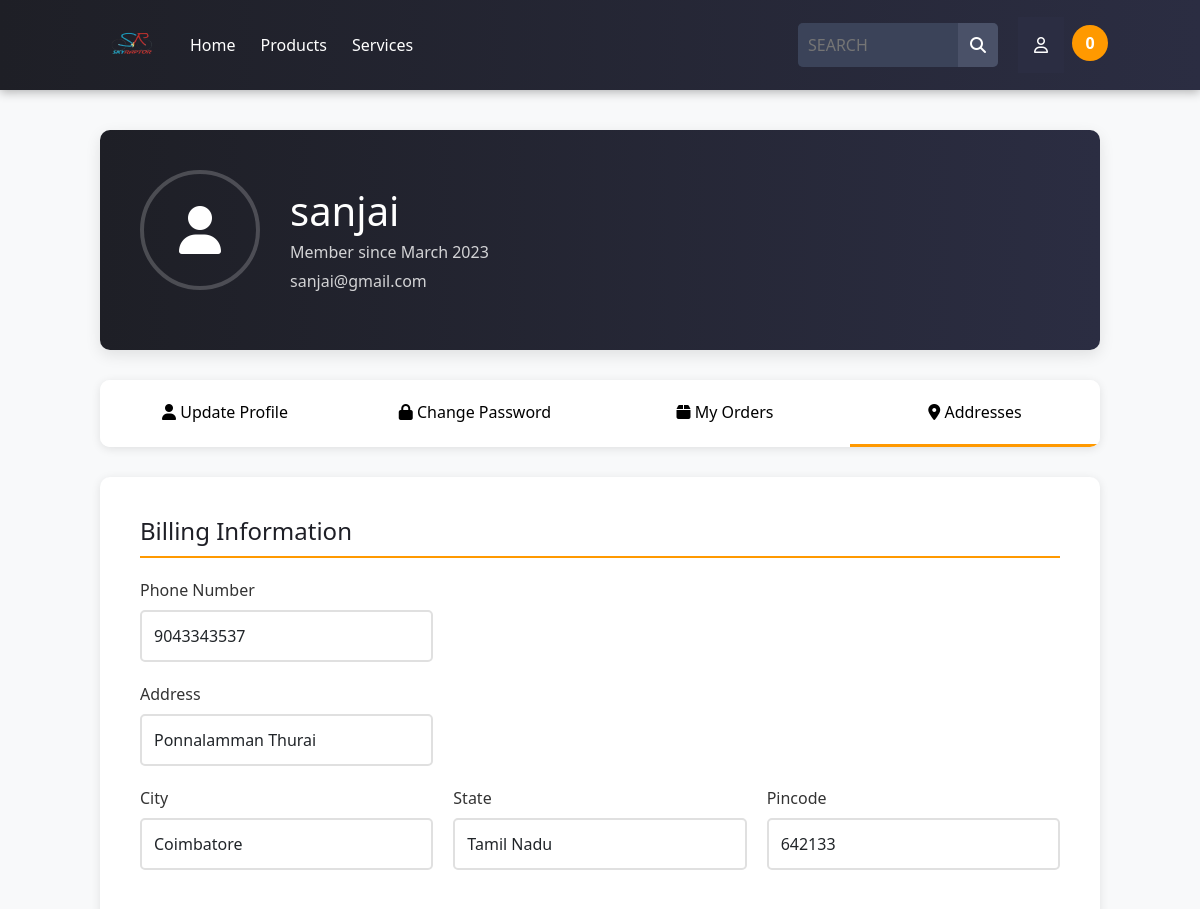
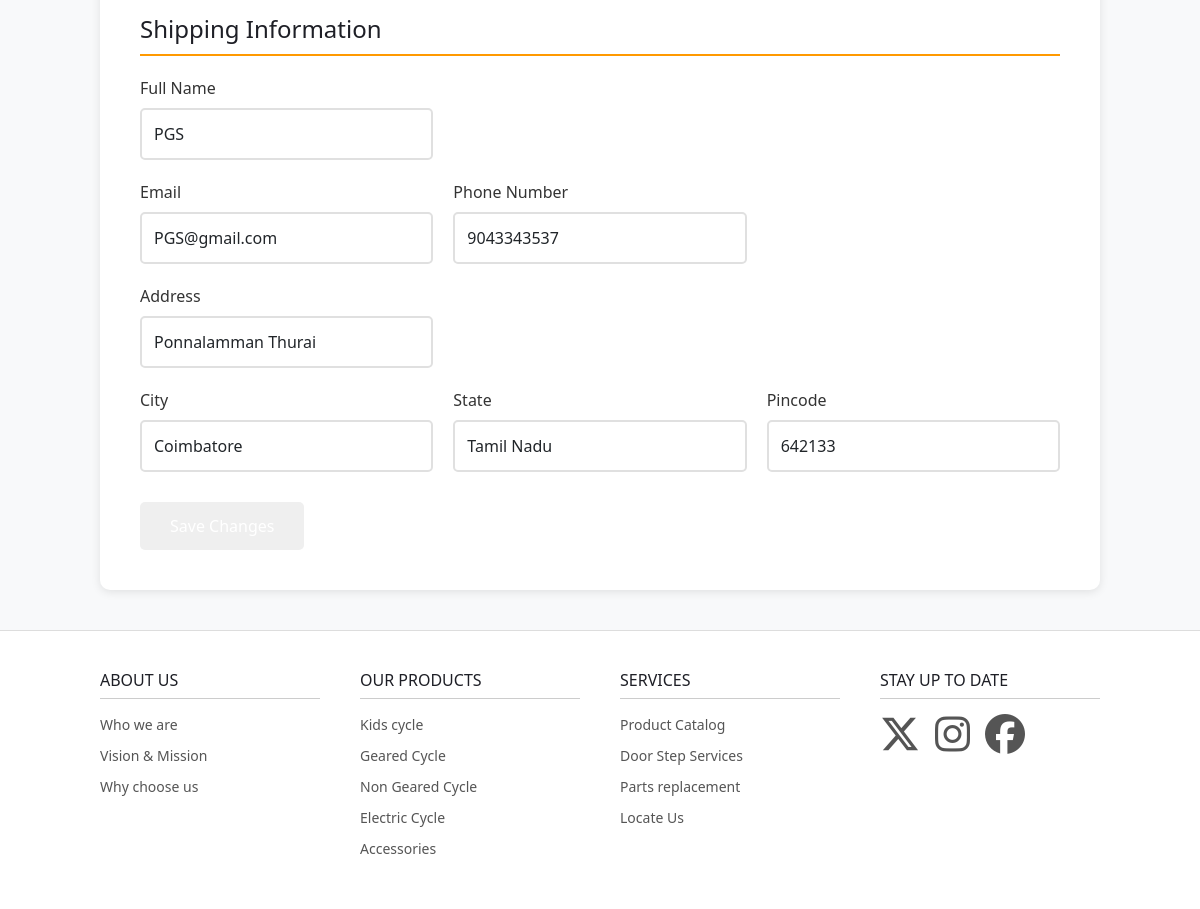
/update_info/ (signed in), run on the app's committed database (2 pictures, top to bottom).
### skyraptor/models.py (models this page shows, shortened)
class Profile(models.Model):
    user = models.OneToOneField(User, on_delete=models.CASCADE)
    date_modified = models.DateTimeField(user, auto_now=True)
    phone = models.CharField(max_length=13, blank=True, null=True)
    Address = models.CharField(max_length=200, blank=True, null=True)
    city = models.CharField(max_length=50, blank=True, null=True)
    state = models.CharField(max_length=50, blank=True, null=True)
    pin_code = models.CharField(max_length=6, blank=True, null=True)
    old_cart = models.CharField(max_length=1000, blank=True, null=True)

### payment/models.py (models this page shows, shortened)
class ShippingAddress(models.Model):
    user = models.ForeignKey(User, on_delete=models.CASCADE, null=True, blank=True)
    shipping_name = models.CharField(max_length=255)
    shipping_email = models.CharField(max_length=255)
    shipping_address = models.CharField(max_length=255)
    shipping_phone = models.CharField(max_length=13)
    shipping_city = models.CharField(max_length=100)
    shipping_state = models.CharField(max_length=100)
    shipping_pin_code = models.CharField(max_length=20)
    class Meta:
        verbose_name = 'Shipping Address'
        verbose_name_plural = 'Shipping Addresses'

### skyraptor/views.py (the view)
# urls.py: path('update_info/', views.update_info, name='update_info'),
def update_info(request):
    if request.user.is_authenticated:
        current_user = Profile.objects.get(user__id=request.user.id)
        shipping_user = ShippingAddress.objects.filter(user=request.user).first()
        if not shipping_user:
            shipping_user = ShippingAddress.objects.create(user=request.user)
        info_form = UserInfoForm(request.POST or None, instance=current_user)
        shipping_form = ShippingAddressForm(request.POST or None, instance=shipping_user)
        if info_form.is_valid() or shipping_form.is_valid():
            info_form.save()
            shipping_form.save()
            messages.success(request, 'Your Info has been updated successfully')
            return redirect('home')
        return render(request, 'html/update_info.html', {
            'info_form': info_form,
            'shipping_form': shipping_form
        })
    else:
        messages.success(request, 'You need to be logged in to update your profile')
        return redirect('home')

### skyraptor/froms.py
class UserInfoForm(forms.ModelForm):
    phone = forms.CharField(
        label="",
        widget=forms.TextInput(attrs={'class': 'form-control', 'placeholder': 'Phone Number'})
    )
    Address = forms.CharField(
        label="",
        widget=forms.TextInput(attrs={'class': 'form-control', 'placeholder': 'Address'})
    )
    city = forms.CharField(
        label="",
        widget=forms.TextInput(attrs={'class': 'form-control', 'placeholder': 'City'})
    )
    state = forms.CharField(
        label="",
        widget=forms.TextInput(attrs={'class': 'form-control', 'placeholder': 'State'})
    )
    pin_code = forms.CharField(
        label="",
        widget=forms.TextInput(attrs={'class': 'form-control', 'placeholder': 'Pin Code'})
    )
    class Meta:
        model = Profile
        fields = ('phone', 'Address', 'city', 'state', 'pin_code')

### cart/cart.py (called while the page is built)
    def __len__(self):
        return len(self.cart)

### cart/context_processors.py (called while the page is built)
def cart(request):
    return {'cart': Cart(request)}

### skyraptor/templates/html/update_info.html (shortened to what this page needs)
{% load static %}
<!DOCTYPE html>
<html lang="en">
<head>
    <link rel="stylesheet" href="{% static 'css/update_user.css' %}">
    <link href="https://cdn.jsdelivr.net/npm/bootstrap@5.3.6/dist/css/bootstrap.min.css" rel="stylesheet"
>
</head>
<body>
    <nav class="main-nav">
        <div class="nav-left">
            <a href="#" class="logo">
                <img src="{% static 'img/logo.png' %}" alt="Logo" style="height: 50px; width: 65px">
            </a>
            <ul class="main-menu">
                <li><a href="{% url 'home' %}">Home</a></li>
                <li class="has-megamenu">
                    <a href="{% url 'products' %}">Products</a>
                </li>
                <li class="has-megamenu">
                    <a href="#">Services</a>
                </li>
            </ul>
        </div>
        <div class="nav-right">
            <form method="get" action="{% url 'products' %}">
                <div class="search-box">
                    <input type="text" name="q" placeholder="SEARCH" value="{{ request.GET.q }}">
                    <button type="submit">
                        <i class="fa-solid fa-magnifying-glass"></i>
                    </button>
                </div>
            </form>
            <div class="dropdown">
                <button class="dropbtn"><i class="fa-regular fa-user"></i></button>
            </div>
            <a href="{% url 'cart_summary' %}">
                <span class="cart-count" id="cart_quantity">{{ cart|length }}</span>
            </a>
        </div>
    </nav>
    <div class="profile-container">
        <div class="profile-header">
            <div style="display: flex; align-items: center; gap: 30px;">
                <div class="profile-avatar">
                    <i class="fa-solid fa-user"></i>
                </div>
                <div>
                    <h1>{{ user.username }}</h1>
                    <p style="margin: 5px 0; opacity: 0.8;">Member since March 2023</p>
                    <p style="margin: 0; opacity: 0.8;">{{ user.email }}</p>
                </div>
            </div>
        </div>
        <div class="profile-tabs">
            <button class="tab-button" data-url="{% url 'update_user' %}">
                <i class="fa-solid fa-user"></i> Update Profile
            </button>
            <button class="tab-button" data-url="{% url 'update_password' %}">
                <i class="fa-solid fa-lock"></i> Change Password
            </button>
            <button class="tab-button" data-url="#orders">
                <i class="fa-solid fa-box"></i> My Orders
            </button>
            <button class="tab-button active" data-url="{% url 'update_info' %}">
                <i class="fa-solid fa-location-dot"></i> Addresses
            </button>
        </div>
        <form method="POST" action="{% url 'update_info' %}">
            <div id="personal" class="tab-content active">
                <div class="form-section">
                    <h3>Billing Information</h3>
                    <div class="form-row">
                        <div class="form-group">
                            <label for="phone">Phone Number</label>
                            {{ info_form.phone }}
                        </div>
                        <div class="form-group"></div>
                        <div class="form-group"></div>
                    </div>
                    <div class="form-row">
                        <div class="form-group">
                            <label for="Address">Address</label>
                            {{ info_form.Address }}
                        </div>
                        <div class="form-group">
                        </div>
                        <div class="form-group"></div>
                    </div>
                    <div class="form-row">
                        <div class="form-group">
                            <label for="city">City</label>
                            {{ info_form.city }}
                        </div>
                        <div class="form-group">
                            <label for="state">State</label>
                            {{ info_form.state }}
                        </div>
                        <div class="form-group">
                            <label for="pincode">Pincode</label>
                            {{ info_form.pin_code }}
                        </div>
                    </div>
                </div>
                <br>
                <div class="form-section">
                    <h3>Shipping Information</h3>
                    <div class="form-row">
                        <div class="form-group">
                            <label for="shipping_name">Full Name</label>
                            {{ shipping_form.shipping_name }}
                        </div>
                        <div class="form-group"></div>
                        <div class="form-group"></div>
                    </div>
                    <div class="form-row">
                        <div class="form-group">
                            <label for="shipping_email">Email</label>
                            {{ shipping_form.shipping_email }}
                        </div>
                        <div class="form-group">
                            <label for="shipping_phone">Phone Number</label>
                            {{ shipping_form.shipping_phone }}
                        </div>
                        <div class="form-group"></div>
                    </div>
                    <div class="form-row">
                        <div class="form-group">
                            <label for="shipping_address">Address</label>
                            {{ shipping_form.shipping_address }}
                        </div>
                        <div class="form-group"></div>
                        <div class="form-group"></div>
                    </div>
                    <div class="form-row">
                        <div class="form-group">
                            <label for="shipping_city">City</label>
                            {{ shipping_form.shipping_city }}
                        </div>
                        <div class="form-group">
                            <label for="shipping_state">State</label>
                            {{ shipping_form.shipping_state }}
                        </div>
                        <div class="form-group">
                            <label for="shipping_pincode">Pincode</label>
                            {{ shipping_form.shipping_pin_code }}
                        </div>
                    </div>
                </div>
                <button class="btn-primary" type="submit">Save Changes</button>
            </div>
        </form>
    </div>
    <footer class="main-footer">
        <div class="footer-container">
            <div class="footer-links">
                <h3>ABOUT US</h3>
                <ul>
                    <li><a href="#">Who we are</a></li>
                    <li><a href="#">Vision & Mission</a></li>
                    <li><a href="#">Why choose us</a></li>
                </ul>
            </div>
            <div class="footer-links">
                <h3>OUR PRODUCTS</h3>
                <ul>
                    <li><a href="{% url 'category' 'Kids' %}">Kids cycle</a></li>
                    <li><a href="{% url 'category' 'Gear' %}">Geared Cycle</a></li>
                    <li><a href="{% url 'category' 'Non-Gear' %}">Non Geared Cycle</a></li>
                    <li><a href="{% url 'category' 'Electric' %}">Electric Cycle</a></li>
                    <li><a href="{% url 'category' 'Accessories' %}">Accessories</a></li>
                </ul>
            </div>
            <div class="footer-links">
                <h3>SERVICES</h3>
                <ul>
                    <li><a href="#">Product Catalog</a></li>
                    <li><a href="#">Door Step Services</a></li>
                    <li><a href="#">Parts replacement</a></li>
                    <li><a href="#">Locate Us</a></li>
                </ul>
            </div>
            <div class="footer-links">
                <h3>STAY UP TO DATE</h3>
                <ul class="social-icons">
                    <li><a href="https://x.com" target="_blank" aria-label="X">
                            <i class="fa-brands fa-x-twitter"></i>
                        </a></li>
                    <li><a href="https://instagram.com" target="_blank" aria-label="Instagram">
                            <i class="fa-brands fa-instagram"></i>
                        </a></li>
                    <li><a href="https://facebook.com" target="_blank" aria-label="Facebook">
                            <i class="fa-brands fa-facebook"></i>
                        </a></li>
                </ul>
            </div>
        </div>
    </footer>
</body>
</html>

### data on the page
Profile: phone "9043343537", Address "Ponnalamman Thurai", city "Coimbatore", state "Tamil Nadu", pin_code "642133"
ShippingAddress: shipping_name "PGS", shipping_email "PGS@gmail.com", shipping_phone "9043343537", shipping_address "Ponnalamman Thurai", shipping_city "Coimbatore", shipping_state "Tamil Nadu", shipping_pin_code "642133"

### other printed values
{{ cart|length }} "0"
{{ user.username }} "sanjai"
{{ user.email }} "sanjai@gmail.com"
